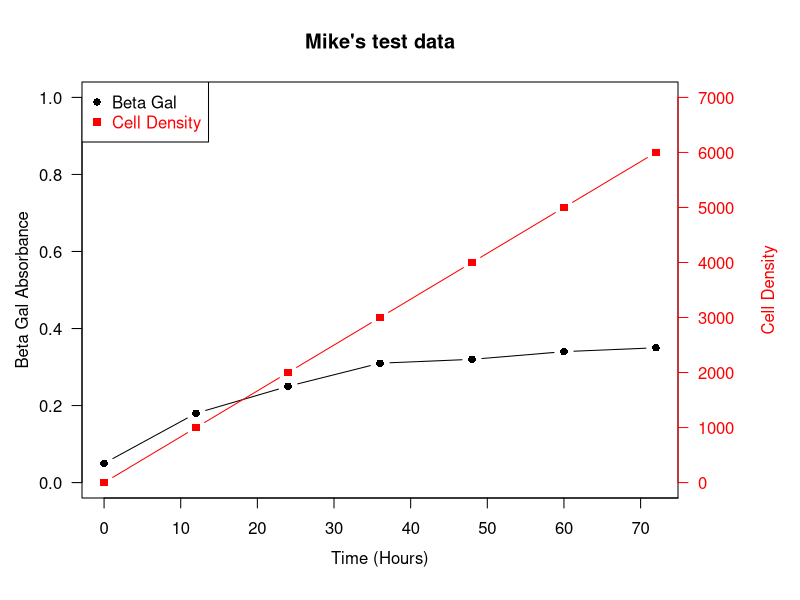

Recreate this plot in R. (Note: this script raises an error after producing the figure.)
library(readxl)

MeasureCampaign = read_excel('Measurement Campaign.xlsx')
MeasureCampaign


# 
C_Humidity_1<- mean(c(33.37, 31.13, 15.37))
C_Humidity_1

T_Humidity_1<- mean(c(33.83, 23.53, 32.23))
T_Humidity_1

C_Humidity_2<-mean(c(27.17, 33.70, 23.3))
C_Humidity_2

T_Humidity_2<-mean(as.numeric(unlist(c(MeasureCampaign[c(16,17,18), 7])[1])))
T_Humidity_2

C_Humidity_3<-mean(c(24.5, 24.4, 19.7))
C_Humidity_3

T_Humidity_3<- mean(c(13.33, 16.53, 8.73))
T_Humidity_3

dif1<- T_Humidity_1 - C_Humidity_1
dif2<- T_Humidity_2 - C_Humidity_2 
dif3<- T_Humidity_3 - C_Humidity_3

dif1
dif2
dif3


## set up some fake test data
time <- seq(0,72,12)
betagal.abs <- c(0.05,0.18,0.25,0.31,0.32,0.34,0.35)
cell.density <- c(0,1000,2000,3000,4000,5000,6000)

## add extra space to right margin of plot within frame
par(mar=c(5, 4, 4, 6) + 0.1)

## Plot first set of data and draw its axis
plot(time, betagal.abs, pch=16, axes=FALSE, ylim=c(0,1), xlab="", ylab="", 
     type="b",col="black", main="Mike's test data")
axis(2, ylim=c(0,1),col="black",las=1)  ## las=1 makes horizontal labels
mtext("Beta Gal Absorbance",side=2,line=2.5)
box()

## Allow a second plot on the same graph
par(new=TRUE)

## Plot the second plot and put axis scale on right
plot(time, cell.density, pch=15,  xlab="", ylab="", ylim=c(0,7000), 
     axes=FALSE, type="b", col="red")
## a little farther out (line=4) to make room for labels
mtext("Cell Density",side=4,col="red",line=4) 
axis(4, ylim=c(0,7000), col="red",col.axis="red",las=1)

## Draw the time axis
axis(1,pretty(range(time),10))
mtext("Time (Hours)",side=1,col="black",line=2.5)  

## Add Legend
legend("topleft",legend=c("Beta Gal","Cell Density"),
       text.col=c("black","red"),pch=c(16,15),col=c("black","red"))



### plot environmental

### ajouter une importation excel depuis FunEco
# pour raccourcir le nom
data <- FunEco_OUTSIDE

# prend l'horodatage des trois périodes de 24h précédent les mesures de terrain
dates_1 <- c(data[ (293:341),1])
dates_2 <- c(data[ (1301:1349),1])
dates_3 <- c(data[ (1973:2021),1])

time <- c(12, 12.5, 13, 13.5, 14, 14.5, 15, 15.5, 16, 16.5, 17, 17.5, 18, 18.5, 19, 19.5, 20, 20.5, 21, 21.5, 22, 22.5, 23, 23.5, 0, 0.5, 1, 1.5, 2, 2.5, 3, 3.5, 4, 4.5, 5, 5.5, 6, 6.5, 7, 7.5, 8, 8.5, 9, 9.5, 10, 10.5, 11, 11.5, 12)
# donnees d'ensoleillement
sun_1 <- c(data[ (293:341),2])
sun_2 <- c(data[ (1301:1349),2])
sun_3 <- c(data[ (1973:2021),2])

# donnees d'humidite de l'air
hum_1 <- c(data[ (293:341),3])
hum_2 <- c(data[ (1301:1349),3])
hum_3 <- c(data[ (1973:2021),3])

# donnees de temperature de l'air
temp_1 <- c(data[ (293:341),4])
temp_2 <- c(data[ (1301:1349),4])
temp_3 <- c(data[ (1973:2021),4])

# donnees de precipitation
precip_1 <- c(data[ (293:341),5])
precip_2 <- c(data[ (1301:1349),5])
precip_3 <- c(data[ (1973:2021),5])


